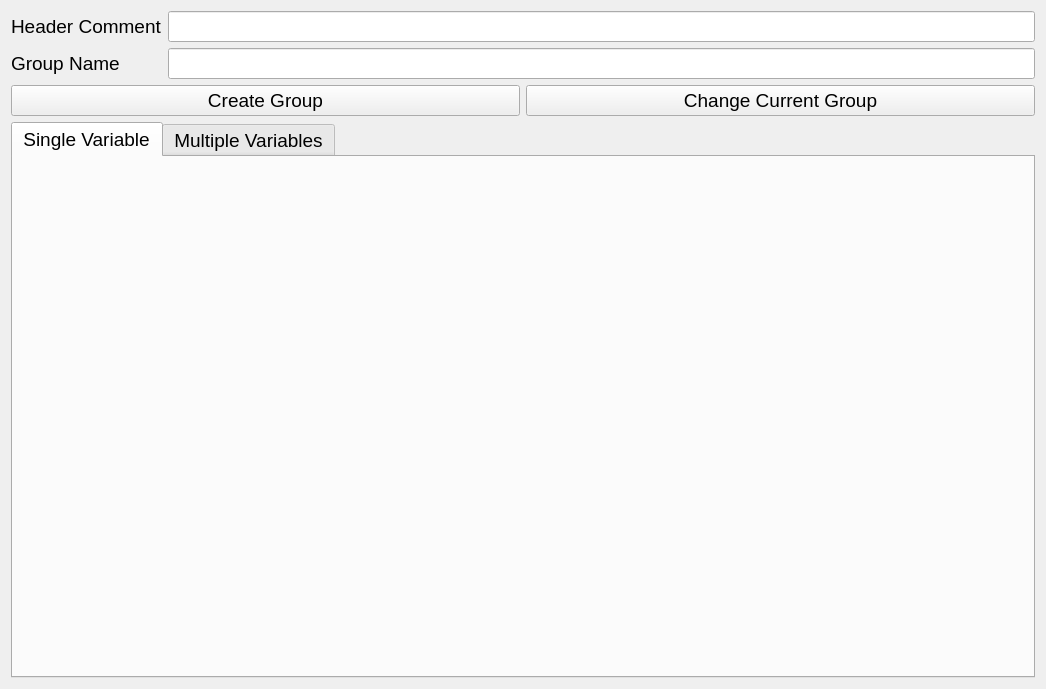
<?xml version="1.0" encoding="UTF-8"?>
<ui version="4.0">
 <class>VarCreator</class>
 <widget class="QWidget" name="VarCreator">
  <property name="geometry">
   <rect>
    <x>0</x>
    <y>0</y>
    <width>1046</width>
    <height>689</height>
   </rect>
  </property>
  <property name="windowTitle">
   <string>Variable Creator</string>
  </property>
  <layout class="QGridLayout" name="gridLayout">
   <item row="1" column="0">
    <widget class="QLabel" name="lblGroupName">
     <property name="font">
      <font>
       <pointsize>14</pointsize>
      </font>
     </property>
     <property name="text">
      <string>Group Name</string>
     </property>
    </widget>
   </item>
   <item row="0" column="0">
    <widget class="QLabel" name="lblHeaderComment">
     <property name="font">
      <font>
       <pointsize>14</pointsize>
      </font>
     </property>
     <property name="text">
      <string>Header Comment</string>
     </property>
    </widget>
   </item>
   <item row="0" column="1">
    <widget class="QLineEdit" name="lneHeaderComment">
     <property name="font">
      <font>
       <pointsize>14</pointsize>
      </font>
     </property>
    </widget>
   </item>
   <item row="1" column="1">
    <widget class="QLineEdit" name="lneCommonName">
     <property name="font">
      <font>
       <pointsize>14</pointsize>
      </font>
     </property>
    </widget>
   </item>
   <item row="2" column="0" colspan="2">
    <layout class="QVBoxLayout" name="verticalLayout_3">
     <item>
      <layout class="QHBoxLayout" name="buttonLayout">
       <item>
        <widget class="QPushButton" name="btnCreateGroup">
         <property name="font">
          <font>
           <pointsize>14</pointsize>
          </font>
         </property>
         <property name="text">
          <string>Create Group</string>
         </property>
        </widget>
       </item>
       <item>
        <widget class="QPushButton" name="btnChangeGroup">
         <property name="font">
          <font>
           <pointsize>14</pointsize>
          </font>
         </property>
         <property name="text">
          <string>Change Current Group</string>
         </property>
        </widget>
       </item>
      </layout>
     </item>
     <item>
      <widget class="QTabWidget" name="tabCreatorSelector">
       <property name="font">
        <font>
         <pointsize>14</pointsize>
        </font>
       </property>
       <property name="currentIndex">
        <number>0</number>
       </property>
       <widget class="SingleVarCreator" name="tabSingle">
        <attribute name="title">
         <string>Single Variable</string>
        </attribute>
       </widget>
       <widget class="MultiVarCreator" name="tabMulti">
        <attribute name="title">
         <string>Multiple Variables</string>
        </attribute>
       </widget>
      </widget>
     </item>
    </layout>
   </item>
  </layout>
 </widget>
 <customwidgets>
  <customwidget>
   <class>SingleVarCreator</class>
   <extends>QWidget</extends>
   <header>SingleVarCreator.h</header>
   <container>1</container>
  </customwidget>
  <customwidget>
   <class>MultiVarCreator</class>
   <extends>QWidget</extends>
   <header>MultiVarCreator.h</header>
   <container>1</container>
  </customwidget>
 </customwidgets>
 <resources/>
 <connections/>
</ui>
